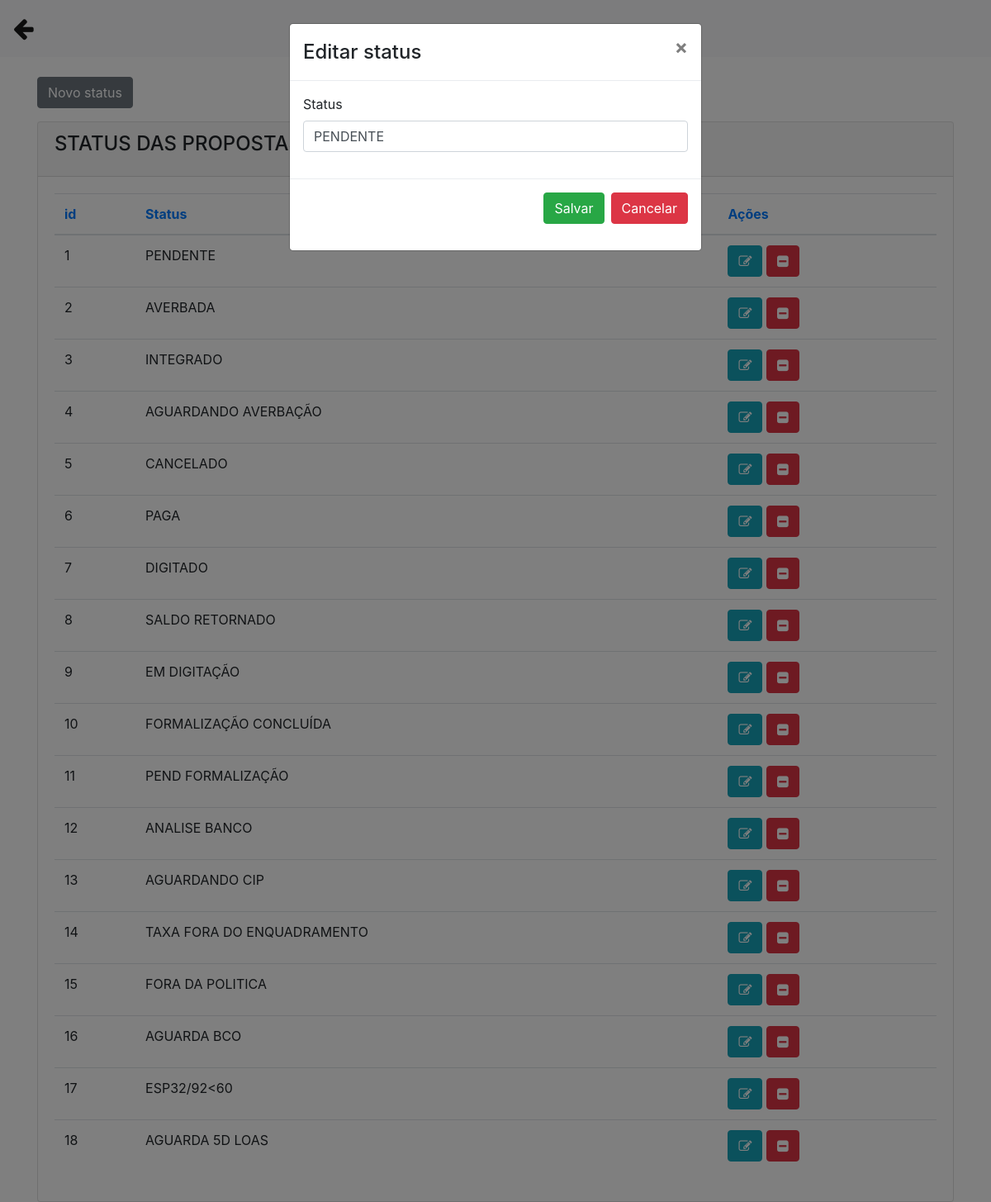
The page /status.php?func=edita&id=1 (signed in) on the database its author committed.
### tables this page shows
CREATE TABLE `statusproposta` (
  `id` int(11) NOT NULL,
  `statusproposta` varchar(50) NOT NULL
);

### status.php (the view, shortened to what this page needs)
<?php
include('conexao.php');
?>
<!DOCTYPE html>
<html>
<head>
    <link rel="stylesheet" href="https://stackpath.bootstrapcdn.com/bootstrap/4.1.3/css/bootstrap.min.css">
    <link rel="stylesheet" href="https://cdnjs.cloudflare.com/ajax/libs/font-awesome/4.7.0/css/font-awesome.min.css">
</head>
<body>
    <nav class="navbar navbar-expand-lg navbar-light bg-light">
        <a class="navbar-brand" href="painel_funcionario.php"><big><big><i class="fa fa-arrow-left"></i></big></big></a>
    </nav>
    <div class="container">
        <br>
        <div class="row">
            <div class="col-sm-12">
                <div class="container">
                    <div class="row">
                        <button type="button" class="btn btn-secondary mb-3" data-toggle="modal" data-target="#modalExemplo">Novo status </button>
                    </div>
                </div>
                <div class="content">
                    <div class="row">
                        <div class="col-md-12">
                            <div class="card">
                                <div class="card-header">
                                    <h4 class="card-title"> STATUS DAS PROPOSTAS</h4>
                                </div>
                                <div class="card-body">
                                    <div class="table-responsive">
                                        <?php
                                        if (isset($_GET['buttonPesquisar']) and $_GET['txtpesquisar'] != '') {
                                            $nome = $_GET['txtpesquisar'] . '%';
                                            $query = "select * from statusproposta where status LIKE '$nome'  order by status asc";
                                        }
                                        else {
                                            $query = "select * from statusproposta order by id asc";
                                        }
                                        $result = mysqli_query($conexao, $query);
                                        $row = mysqli_num_rows($result);
                                        if ($row == '') {
                                            echo "<h3> Não existem dados cadastrados no banco </h3>";
                                        } else {
                                        ?>
                                            <table class="table">
                                                <thead class=" text-primary">
                                                    <th>
                                                        id
                                                    </th>
                                                    <th>
                                                        Status
                                                    </th>
                                                    <th>
                                                        Ações
                                                    </th>
                                                </thead>
                                                <tbody>
                                                    <?php
                                                    while ($res_1 = mysqli_fetch_array($result)) {
                                                        $id = $res_1["id"];
                                                        $statusproposta = $res_1["statusproposta"];
                                                    ?>
                                                        <tr>
                                                            <td><?php echo $id; ?></td>
                                                            <td><?php echo $statusproposta; ?></td>
                                                            <td>
                                                                <a class="btn btn-info" href="status.php?func=edita&id=<?php echo $id; ?>"><i class="fa fa-pencil-square-o"></i></a>
                                                                <a class="btn btn-danger" href="status.php?func=deleta&id=<?php echo $id; ?>"><i class="fa fa-minus-square"></i></a>
                                                            </td>
                                                        </tr>
                                                    <?php
                                                    }
                                                    ?>
                                                </tbody>
                                            </table>
                                        <?php
                                        }
                                        ?>
                                    </div>
                                </div>
                            </div>
                        </div>
                    </div>
</body>
</html>
<?php
if (@$_GET['func'] == 'edita') {
    $id = $_GET['id'];
    $query = "select * from statusproposta where id = '$id'";
    $result = mysqli_query($conexao, $query);
    while ($res_1 = mysqli_fetch_array($result)) {
?>
        <div id="modalEditar" class="modal fade" role="dialog">
            <div class="modal-dialog">
                <div class="modal-content">
                    <div class="modal-header">
                        <h4 class="modal-title">Editar status</h4>
                        <button type="button" class="close" data-dismiss="modal">&times;</button>
                    </div>
                    <div class="modal-body">
                        <form method="POST" action="">
                            <div class="form-group">
                                <label for="id_produto">Status</label>
                                <input type="text" class="form-control mr-2" name="txtstatus" placeholder="Novo status" value="<?php echo $res_1['statusproposta']; ?>" required>
                            </div>
                    </div>
                    <div class="modal-footer">
                        <button type="submit" class="btn btn-success mb-3" name="buttonEditar">Salvar </button>
                        <button type="button" class="btn btn-danger mb-3" data-dismiss="modal">Cancelar </button>
                    </div>
                </div>
            </div>
        </div>
<?php }
}  ?>

### rows shown on the page
statusproposta: id "1", statusproposta "PENDENTE", txtstatus "PENDENTE"
statusproposta: id "2", statusproposta "AVERBADA"
statusproposta: id "3", statusproposta "INTEGRADO"
statusproposta: id "4", statusproposta "AGUARDANDO AVERBAÇÃO"
statusproposta: id "5", statusproposta "CANCELADO"
statusproposta: id "6", statusproposta "PAGA"
statusproposta: id "7", statusproposta "DIGITADO"
statusproposta: id "8", statusproposta "SALDO RETORNADO"
statusproposta: id "9", statusproposta "EM DIGITAÇÃO"
statusproposta: id "10", statusproposta "FORMALIZAÇÃO CONCLUÍDA"
statusproposta: id "11", statusproposta "PEND FORMALIZAÇÃO"
statusproposta: id "12", statusproposta "ANALISE BANCO"
statusproposta: id "13", statusproposta "AGUARDANDO CIP"
statusproposta: id "14", statusproposta "TAXA FORA DO ENQUADRAMENTO"
statusproposta: id "15", statusproposta "FORA DA POLITICA"
statusproposta: id "16", statusproposta "AGUARDA BCO"
statusproposta: id "17", statusproposta "ESP32/92<60"
statusproposta: id "18", statusproposta "AGUARDA 5D LOAS"
